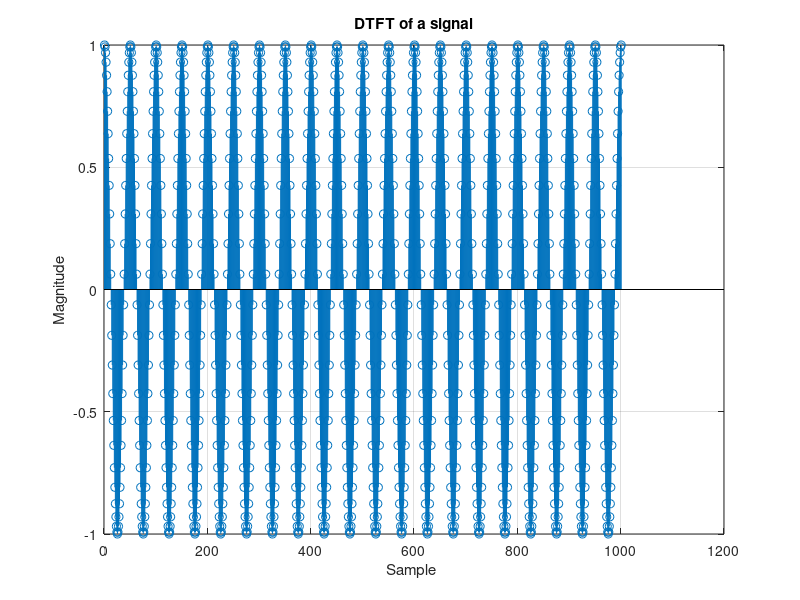
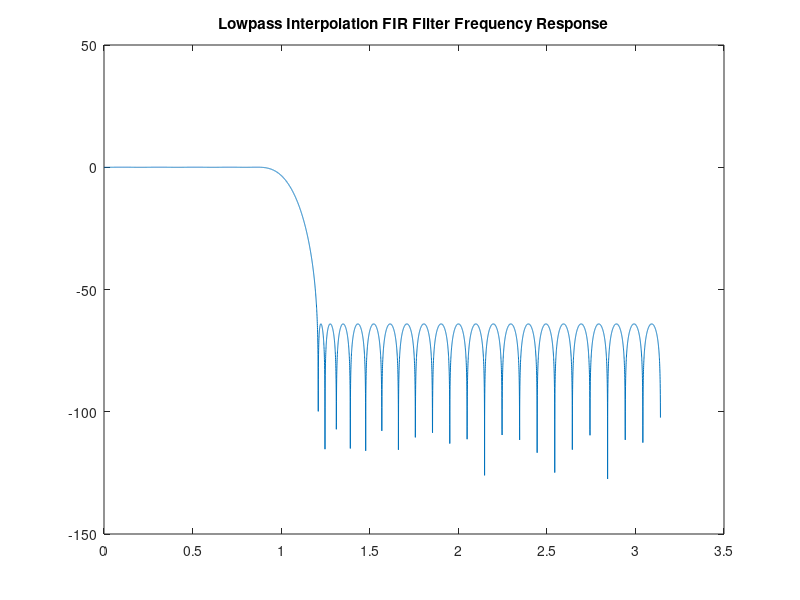

These figures' MATLAB source, in order: (Note: this script raises an error after producing the figures.)
% Sampling Practice
clear; clc; close all;

%%%%%%%%%%%%%%%%%%%%%%%%%%%%%%%%%%%%%%%%%%%%%%%%%%%%%%%%%%%%%%%%%%%
 % Input Signal Declaration
Fs = 1000;
t = 0:1/Fs:1;

f0 = 20;
x = cos(2*pi*f0*t);
n = 1:length(x);

fig_n = 0;
fig_n = fig_n + 1;
figure(fig_n);
stem(n, x);
xlabel('Sample ');
ylabel('Magnitude');
title('DTFT of a signal');
grid on;
%%%%%%%%%%%%%%%%%%%%%%%%%%%%%%%%%%%%%%%%%%%%%%%%%%%%%%%%%%%%%%%%%%%

%%%%%%%%%%%%%%%%%%%%%%%%%%%%%%%%%%%%%%%%%%%%%%%%%%%%%%%%%%%%%%%%%%%
% Interpolation Specs and LPF Generation and Plotting
L = 16;
M = 3;
wc = pi/M;
sig1 = 0.01; sig2 = 0.001;
wp = 0.85*wc; ws = 1.15*wc;
beta1 = sig1/2; beta2 = sig2;
f = [wp/pi ws/pi];
a = [1 0];
dev = [beta1 beta2];
[N,fo,ao,w] = firpmord(f,a,dev);
N = N + mod(L - mod(N,L), L) - 1; % this is so the number of taps is always divisable by L, so our ROM matrix is rectangular without zero padding
h = firpm(N,fo,ao,w);
[Hz, w] = freqz(h,1, 8192);
Hz_dB = 20 * log10(abs(Hz));

Rp_dB = 20*log10(1-sig1);
Rs_dB = 20*log10(sig2);
fig_n = fig_n + 1;
figure(fig_n);
plot(w, Hz_dB, '-');
title('Lowpass Interpolation FIR Filter Frequency Response');
xline(wp, ':r', sprintf('wpH(z) = %.4f', wp)); xline(ws, ...
':r', sprintf('wsH(z) = %.4f', ws));
yline(Rp_dB/2, ':r', sprintf('Rp = %.4f dB', Rp_dB/2));
yline(-Rp_dB/2, ':r', sprintf('Rp = %.4f dB', -Rp_dB/2));
yline(Rs_dB, ':r', sprintf('Rs = %.4f dB', Rs_dB));
set(gca, 'XTick', 0:pi/10:pi);
set(gca, 'XTickLabel', {'0', '0.1pi', '0.2pi', '0.3pi', '0.4pi', ...
'0.5pi', '0.6pi', '0.7pi', '0.8pi', '0.9pi', 'pi'});
xlabel('Normalized Frequency');
ylabel('Magnitude Response (dB)');
grid on;
%%%%%%%%%%%%%%%%%%%%%%%%%%%%%%%%%%%%%%%%%%%%%%%%%%%%%%%%%%%%%%%%%%%

%%%%%%%%%%%%%%%%%%%%%%%%%%%%%%%%%%%%%%%%%%%%%%%%%%%%%%%%%%%%%%%%%%%
% Filter input signal and plot
x_upsampled = upsample(x, L);
x_filtered = conv(h, x_upsampled);
y1 = downsample(x_filtered, M);
ny1 = 1:length(y1);
fig_n = fig_n + 1;
figure(fig_n);
stem(ny1, y1);
xlabel('Index');
ylabel('Magnitude');
title('Convolution of Filter and Input Signal');
grid on;
%%%%%%%%%%%%%%%%%%%%%%%%%%%%%%%%%%%%%%%%%%%%%%%%%%%%%%%%%%%%%%%%%%%

%%%%%%%%%%%%%%%%%%%%%%%%%%%%%%%%%%%%%%%%%%%%%%%%%%%%%%%%%%%%%%%%%%%
% Split into Polyphase Components
polyphase_coeffs = cell(1, L);
for k = 1:L
   polyphase_coeffs{k} = h(k:L:end);
end

fig_n = fig_n + 1;
figure(fig_n);
for k = 1:L
   subplot(L, 1, k);
   stem(polyphase_coeffs{k}, 'filled');
   title(['Polyphase Component E_{', num2str(k-1), '}']);
   ylabel('h[n]');
   grid on;
end
xlabel('Tap Index');
%%%%%%%%%%%%%%%%%%%%%%%%%%%%%%%%%%%%%%%%%%%%%%%%%%%%%%%%%%%%%%%%%%%

%%%%%%%%%%%%%%%%%%%%%%%%%%%%%%%%%%%%%%%%%%%%%%%%%%%%%%%%%%%%%%%%%%%
% Populate ROM
row_size = length(h)/L;
column_size = L;

ROM = zeros(row_size, column_size);
for k = 1:column_size
    ROM(1:length(polyphase_coeffs{k}), k) = polyphase_coeffs{k}(:);
end
disp(ROM);
%%%%%%%%%%%%%%%%%%%%%%%%%%%%%%%%%%%%%%%%%%%%%%%%%%%%%%%%%%%%%%%%%%%

%%%%%%%%%%%%%%%%%%%%%%%%%%%%%%%%%%%%%%%%%%%%%%%%%%%%%%%%%%%%%%%%%%%
% Operate on input signal
shift_register = zeros(row_size,1);
output_signal = zeros(1, (length(x)+row_size-1)*L);
% Efficient_Resampling_Implementations_DSP_Tips_amp_Tricks.pdf IEEE
F_int = 12.6374;
C = 1;
phi_int = C/F_int;
NCO_accum = 0;
ROM_addr_p = 1;

for k = 1:(length(x)+row_size-1) % ensure the whole signal runs through a zero initialized regester and runs all the way out
    %Shift in an input value
    if k <= length(x)
        shift_register = [x(k); shift_register(1:end-1)];
    else
        shift_register = [0; shift_register(1:end-1)];
    end
    % OPerate on the current shift register value
    for p = 1:column_size % arbitrary L counter
        fprintf('NCO_accum=%d\n', NCO_accum);
        if NCO_accum >= C
            fprintf('Rollover at k=%d\n', k);
            NCO_accum = NCO_accum - C;
            ROM_addr_p = 1;
            if k <= length(x)
                shift_register = [x(k); shift_register(1:end-1)];
            else
                shift_register = [0; shift_register(1:end-1)];
            end
        else
            NCO_accum = NCO_accum + phi_int;
            ROM_addr_p = ROM_addr_p + 1;
        end
        output_sum = sum(shift_register .* ROM(:,ROM_addr_p));
        output_signal((k-1)*column_size + ROM_addr_p) = output_sum;
    end
end
y2 = downsample(output_signal, M);
%%%%%%%%%%%%%%%%%%%%%%%%%%%%%%%%%%%%%%%%%%%%%%%%%%%%%%%%%%%%%%%%%%%

%%%%%%%%%%%%%%%%%%%%%%%%%%%%%%%%%%%%%%%%%%%%%%%%%%%%%%%%%%%%%%%%%%%
% Plot the output signal
ny2 = 1:length(y2);
fig_n = fig_n + 1;
figure(fig_n);
stem(ny2, y2);
xlabel('Index');
ylabel('Magnitude');
title('ROM Based Polyphase Decimator');
grid on;
%%%%%%%%%%%%%%%%%%%%%%%%%%%%%%%%%%%%%%%%%%%%%%%%%%%%%%%%%%%%%%%%%%%